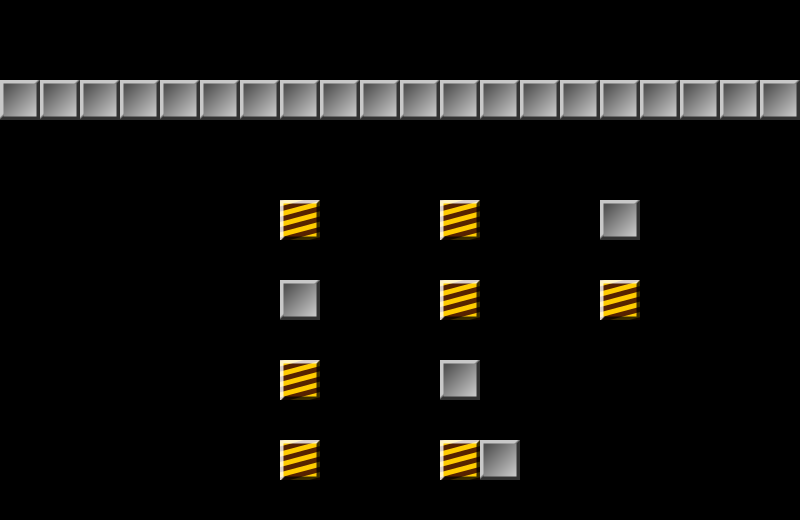

Tiled map render using the project's own tile images. Description and the whole map definition, tile-layer contents included, below:
An orthogonal 20x13 tile map with 40x40 px tiles, 2 tile layers (bricks, header), 3 tilesets and 23 objects (21x teleport, target, player).

<map version="1.0" orientation="orthogonal" renderorder="right-down" width="20" height="13" tilewidth="40" tileheight="40" nextobjectid="31">
 <tileset firstgid="1" name="tiles" tilewidth="40" tileheight="40" tilecount="9" columns="8">
  <image source="../bricks/tiles.png" width="320" height="40" />
 </tileset>
 <tileset firstgid="10" name="Single sprites" tilewidth="40" tileheight="40" tilecount="1" columns="0">
  <tile id="1">
   <image width="40" height="40" source="../bricks/002_player-40.png" />
  </tile>
 </tileset>
 <tileset firstgid="12" name="tiles" tilewidth="40" tileheight="40" tilecount="8" columns="8">
  <image source="../bricks/tiles.png" width="320" height="40" />
 </tileset>
 <layer name="bricks" width="20" height="13">
  <data encoding="csv">
0,0,0,0,0,0,0,0,0,0,0,0,0,0,0,0,0,0,0,0,
0,0,0,0,0,0,0,0,0,0,0,0,0,0,0,0,0,0,0,0,
0,0,0,0,0,0,0,0,0,0,0,0,0,0,0,0,0,0,0,0,
0,0,0,0,0,0,0,0,0,0,0,0,0,0,0,0,0,0,0,0,
0,0,0,0,0,0,0,0,0,0,0,0,0,0,0,0,0,0,0,0,
0,0,0,0,0,0,0,3,0,0,0,3,0,0,0,1,0,0,0,0,
0,0,0,0,0,0,0,0,0,0,0,0,0,0,0,0,0,0,0,0,
0,0,0,0,0,0,0,1,0,0,0,3,0,0,0,3,0,0,0,0,
0,0,0,0,0,0,0,0,0,0,0,0,0,0,0,0,0,0,0,0,
0,0,0,0,0,0,0,3,0,0,0,1,0,0,0,0,0,0,0,0,
0,0,0,0,0,0,0,0,0,0,0,0,0,0,0,0,0,0,0,0,
0,0,0,0,0,0,0,3,0,0,0,3,1,0,0,0,0,0,0,0,
0,0,0,0,0,0,0,0,0,0,0,0,0,0,0,0,0,0,0,0
</data>
 </layer>
 <layer name="header" width="20" height="13">
  <data encoding="csv">
0,0,0,0,0,0,0,0,0,0,0,0,0,0,0,0,0,0,0,0,
0,0,0,0,0,0,0,0,0,0,0,0,0,0,0,0,0,0,0,0,
1,1,1,1,1,1,1,1,1,1,1,1,1,1,1,1,1,1,1,1,
0,0,0,0,0,0,0,0,0,0,0,0,0,0,0,0,0,0,0,0,
0,0,0,0,0,0,0,0,0,0,0,0,0,0,0,0,0,0,0,0,
0,0,0,0,0,0,0,0,0,0,0,0,0,0,0,0,0,0,0,0,
0,0,0,0,0,0,0,0,0,0,0,0,0,0,0,0,0,0,0,0,
0,0,0,0,0,0,0,0,0,0,0,0,0,0,0,0,0,0,0,0,
0,0,0,0,0,0,0,0,0,0,0,0,0,0,0,0,0,0,0,0,
0,0,0,0,0,0,0,0,0,0,0,0,0,0,0,0,0,0,0,0,
0,0,0,0,0,0,0,0,0,0,0,0,0,0,0,0,0,0,0,0,
0,0,0,0,0,0,0,0,0,0,0,0,0,0,0,0,0,0,0,0,
0,0,0,0,0,0,0,0,0,0,0,0,0,0,0,0,0,0,0,0
</data>
 </layer>
 <objectgroup name="sprites">
  <object id="6" name="target" gid="5" x="480" y="480" width="40" height="40" />
  <object id="9" name="teleport" gid="8" x="560" y="240" width="40" height="40">
   <properties>
    <property name="teleportNr" type="int" value="5" />
    <property name="teleportTo" type="int" value="12" />
   </properties>
  </object>
  <object id="10" name="teleport" gid="19" x="640" y="240" width="40" height="40">
   <properties>
    <property name="teleportNr" type="int" value="6" />
    <property name="teleportTo" type="int" value="13" />
   </properties>
  </object>
  <object id="11" name="teleport" gid="19" x="480" y="240" width="40" height="40">
   <properties>
    <property name="teleportNr" type="int" value="4" />
    <property name="teleportTo" type="int" value="11" />
   </properties>
  </object>
  <object id="12" name="teleport" gid="19" x="400" y="240" width="40" height="40">
   <properties>
    <property name="teleportNr" type="int" value="3" />
    <property name="teleportTo" type="int" value="10" />
   </properties>
  </object>
  <object id="13" name="teleport" gid="19" x="320" y="240" width="40" height="40">
   <properties>
    <property name="teleportNr" type="int" value="2" />
    <property name="teleportTo" type="int" value="9" />
   </properties>
  </object>
  <object id="14" name="teleport" gid="19" x="240" y="240" width="40" height="40">
   <properties>
    <property name="teleportNr" type="int" value="1" />
    <property name="teleportTo" type="int" value="8" />
   </properties>
  </object>
  <object id="15" name="teleport" gid="19" x="320" y="320" width="40" height="40">
   <properties>
    <property name="teleportNr" type="int" value="8" />
    <property name="teleportTo" type="int" value="15" />
   </properties>
  </object>
  <object id="16" name="teleport" gid="19" x="480" y="320" width="40" height="40">
   <properties>
    <property name="teleportNr" type="int" value="10" />
    <property name="teleportTo" type="int" value="17" />
   </properties>
  </object>
  <object id="17" name="teleport" gid="19" x="640" y="320" width="40" height="40">
   <properties>
    <property name="teleportNr" type="int" value="12" />
    <property name="teleportTo" type="int" value="19" />
   </properties>
  </object>
  <object id="18" name="teleport" gid="19" x="560" y="320" width="40" height="40">
   <properties>
    <property name="teleportNr" type="int" value="11" />
    <property name="teleportTo" type="int" value="18" />
   </properties>
  </object>
  <object id="19" name="teleport" gid="19" x="400" y="320" width="40" height="40">
   <properties>
    <property name="teleportNr" type="int" value="9" />
    <property name="teleportTo" type="int" value="16" />
   </properties>
  </object>
  <object id="20" name="teleport" gid="19" x="240" y="320" width="40" height="40">
   <properties>
    <property name="teleportNr" type="int" value="7" />
    <property name="teleportTo" type="int" value="14" />
   </properties>
  </object>
  <object id="21" name="teleport" gid="19" x="320" y="400" width="40" height="40">
   <properties>
    <property name="teleportNr" type="int" value="14" />
    <property name="teleportTo" type="int" value="21" />
   </properties>
  </object>
  <object id="22" name="teleport" gid="19" x="480" y="400" width="40" height="40">
   <properties>
    <property name="teleportNr" type="int" value="16" />
    <property name="teleportTo" type="int" value="2" />
   </properties>
  </object>
  <object id="23" name="teleport" gid="19" x="640" y="400" width="40" height="40">
   <properties>
    <property name="teleportNr" type="int" value="18" />
    <property name="teleportTo" type="int" value="4" />
   </properties>
  </object>
  <object id="24" name="teleport" gid="19" x="560" y="400" width="40" height="40">
   <properties>
    <property name="teleportNr" type="int" value="17" />
    <property name="teleportTo" type="int" value="3" />
   </properties>
  </object>
  <object id="25" name="teleport" gid="19" x="400" y="400" width="40" height="40">
   <properties>
    <property name="teleportNr" type="int" value="15" />
    <property name="teleportTo" type="int" value="1" />
   </properties>
  </object>
  <object id="26" name="teleport" gid="19" x="240" y="400" width="40" height="40">
   <properties>
    <property name="teleportNr" type="int" value="13" />
    <property name="teleportTo" type="int" value="20" />
   </properties>
  </object>
  <object id="27" name="teleport" gid="19" x="400" y="480" width="40" height="40">
   <properties>
    <property name="teleportNr" type="int" value="21" />
    <property name="teleportTo" type="int" value="7" />
   </properties>
  </object>
  <object id="28" name="teleport" gid="19" x="240" y="480" width="40" height="40">
   <properties>
    <property name="teleportNr" type="int" value="19" />
    <property name="teleportTo" type="int" value="5" />
   </properties>
  </object>
  <object id="29" name="teleport" gid="19" x="320" y="480" width="40" height="40">
   <properties>
    <property name="teleportNr" type="int" value="20" />
    <property name="teleportTo" type="int" value="6" />
   </properties>
  </object>
  <object id="30" name="player" gid="11" x="480" y="400" width="40" height="40" />
 </objectgroup>
</map>
